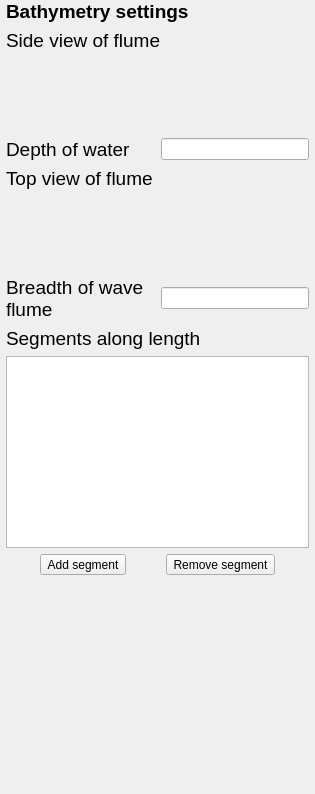
     <widget class="QWidget" name="page_5">
      <layout class="QVBoxLayout" name="verticalLayout_3">
       <property name="leftMargin">
        <number>6</number>
       </property>
       <property name="topMargin">
        <number>0</number>
       </property>
       <property name="rightMargin">
        <number>6</number>
       </property>
       <property name="bottomMargin">
        <number>0</number>
       </property>
       <item>
        <widget class="QLabel" name="GeoCHeading_2">
         <property name="font">
          <font>
           <pointsize>14</pointsize>
          </font>
         </property>
         <property name="text">
          <string>&lt;html&gt;&lt;head/&gt;&lt;body&gt;&lt;p&gt;&lt;span style=&quot; font-weight:600;&quot;&gt;Bathymetry settings&lt;/span&gt;&lt;/p&gt;&lt;/body&gt;&lt;/html&gt;</string>
         </property>
        </widget>
       </item>
       <item>
        <widget class="QLabel" name="GeoC_BathfileLabel_2">
         <property name="font">
          <font>
           <pointsize>14</pointsize>
          </font>
         </property>
         <property name="focusPolicy">
          <enum>Qt::ClickFocus</enum>
         </property>
         <property name="text">
          <string>&lt;html&gt;&lt;head/&gt;&lt;body&gt;&lt;p&gt;Side view of flume&lt;/p&gt;&lt;/body&gt;&lt;/html&gt;</string>
         </property>
        </widget>
       </item>
       <item>
        <widget class="QLabel" name="FlumeLengthPic">
         <property name="font">
          <font>
           <pointsize>48</pointsize>
          </font>
         </property>
         <property name="text">
          <string>&lt;html&gt;&lt;head/&gt;&lt;body&gt;&lt;p&gt;&lt;img src=&quot;:/images/images/SideView_2.png&quot; width=&quot;265&quot;&gt;&lt;/p&gt;&lt;/body&gt;&lt;/html&gt;</string>
         </property>
         <property name="scaledContents">
          <bool>true</bool>
         </property>
         <property name="alignment">
          <set>Qt::AlignCenter</set>
         </property>
         <property name="wordWrap">
          <bool>true</bool>
         </property>
        </widget>
       </item>
       <item>
        <layout class="QHBoxLayout" name="horizontalLayout_3" stretch="1,1">
         <item>
          <widget class="QLabel" name="B1_Label">
           <property name="font">
            <font>
             <pointsize>14</pointsize>
            </font>
           </property>
           <property name="text">
            <string>Depth of water</string>
           </property>
           <property name="alignment">
            <set>Qt::AlignLeading|Qt::AlignLeft|Qt::AlignVCenter</set>
           </property>
           <property name="wordWrap">
            <bool>true</bool>
           </property>
          </widget>
         </item>
         <item>
          <widget class="QLineEdit" name="lineEdit_2"/>
         </item>
        </layout>
       </item>
       <item>
        <widget class="QLabel" name="GeoC_BathfileLabel_3">
         <property name="font">
          <font>
           <pointsize>14</pointsize>
          </font>
         </property>
         <property name="focusPolicy">
          <enum>Qt::ClickFocus</enum>
         </property>
         <property name="text">
          <string>&lt;html&gt;&lt;head/&gt;&lt;body&gt;&lt;p&gt;Top view of flume&lt;/p&gt;&lt;/body&gt;&lt;/html&gt;</string>
         </property>
        </widget>
       </item>
       <item>
        <widget class="QLabel" name="FlumeBreadthPic">
         <property name="font">
          <font>
           <pointsize>48</pointsize>
          </font>
         </property>
         <property name="text">
          <string>&lt;html&gt;&lt;head/&gt;&lt;body&gt;&lt;p&gt;&lt;img src=&quot;:/images/images/TopView_v2.png&quot; width=&quot;275&quot;&gt;&lt;/p&gt;&lt;/body&gt;&lt;/html&gt;</string>
         </property>
         <property name="scaledContents">
          <bool>true</bool>
         </property>
         <property name="alignment">
          <set>Qt::AlignCenter</set>
         </property>
         <property name="wordWrap">
          <bool>true</bool>
         </property>
        </widget>
       </item>
       <item>
        <layout class="QHBoxLayout" name="horizontalLayout_4" stretch="1,1">
         <item>
          <widget class="QLabel" name="B1_Label_2">
           <property name="font">
            <font>
             <pointsize>14</pointsize>
            </font>
           </property>
           <property name="text">
            <string>Breadth of wave flume</string>
           </property>
           <property name="alignment">
            <set>Qt::AlignLeading|Qt::AlignLeft|Qt::AlignVCenter</set>
           </property>
           <property name="wordWrap">
            <bool>true</bool>
           </property>
          </widget>
         </item>
         <item>
          <widget class="QLineEdit" name="lineEdit_3"/>
         </item>
        </layout>
       </item>
       <item>
        <widget class="QLabel" name="GeoC_BathfileLabel_4">
         <property name="font">
          <font>
           <pointsize>14</pointsize>
          </font>
         </property>
         <property name="focusPolicy">
          <enum>Qt::ClickFocus</enum>
         </property>
         <property name="text">
          <string>&lt;html&gt;&lt;head/&gt;&lt;body&gt;&lt;p&gt;Segments along length &lt;/p&gt;&lt;/body&gt;&lt;/html&gt;</string>
         </property>
        </widget>
       </item>
       <item>
        <widget class="QTableWidget" name="GeoB_InterfaceTable_2"/>
       </item>
       <item>
        <layout class="QHBoxLayout" name="horizontalLayout_5">
         <item>
          <widget class="QToolButton" name="GeoB_AddPoint_2">
           <property name="text">
            <string>Add segment</string>
           </property>
          </widget>
         </item>
         <item>
          <widget class="QToolButton" name="GeoB_RemPoint_2">
           <property name="text">
            <string>Remove segment</string>
           </property>
          </widget>
         </item>
        </layout>
       </item>
       <item>
        <spacer name="verticalSpacer_5">
         <property name="orientation">
          <enum>Qt::Vertical</enum>
         </property>
         <property name="sizeHint" stdset="0">
          <size>
           <width>20</width>
           <height>219</height>
          </size>
         </property>
        </spacer>
       </item>
      </layout>
     </widget>
